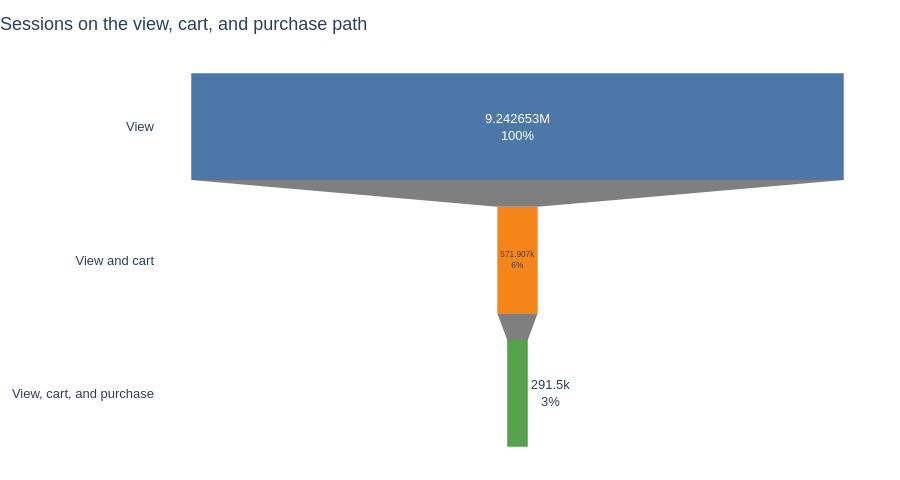

Source (notebook cell):
### Markdown cell above
The month has 42,418,542 events, 742,773 purchases, and revenue of 229,933,212.63. Average order value is 309.56. 347,118 of 3,022,290 users buy, a buyer rate of 0.114853.

### Code cell
funnel = frames["q02_session_funnel"]
nested = funnel[funnel["stage_group"] == "nested"]
fig = go.Figure(
    go.Funnel(
        y=nested["stage"],
        x=nested["sessions"],
        textinfo="value+percent initial",
        marker={"color": [BLUE, ORANGE, GREEN]},
    )
)
style(fig, "Sessions on the view, cart, and purchase path")
fig.update_layout(showlegend=False)
display(fig)

### Figure 1 — Plotly figure (JSON) as saved in the notebook; plotly's stock layout.template omitted (floating-point values rounded to 4 significant figures)
{"data": [{"marker": {"color": ["#4C78A8", "#F58518", "#54A24B"]}, "textinfo": "value+percent initial", "type": "funnel", "x": [9242653, 571907, 291500], "y": ["View", "View and cart", "View, cart, and purchase"]}], "layout": {"font": {"family": "Arial, sans-serif", "size": 13}, "height": 480, "legend": {"orientation": "h", "x": 0, "y": 1.02, "yanchor": "bottom"}, "margin": {"b": 20, "l": 20, "r": 20, "t": 60}, "showlegend": false, "title": {"text": "Sessions on the view, cart, and purchase path", "x": 0}}}
